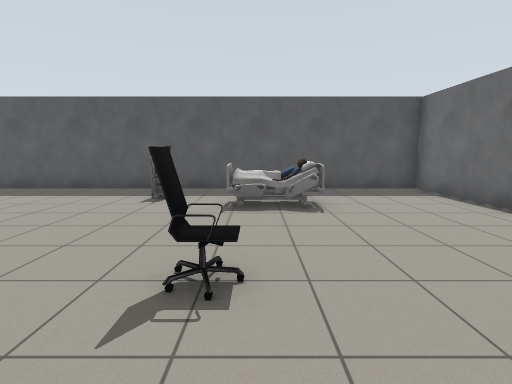
View 1 (above)

12 first-person views from a walk through a robot-simulator world made for Gazebo. The camera is 1.2 m above the floor, tilts 8° down and sees 85° across. Floor lines are 1 m apart. The floor is counted in squares, 1 m on a side. Each view is taken from the middle of a square. On the plan, view 1 faces up. The plan holds only what a view shows up to about 12 squares ahead; the rest is blank.

View 2
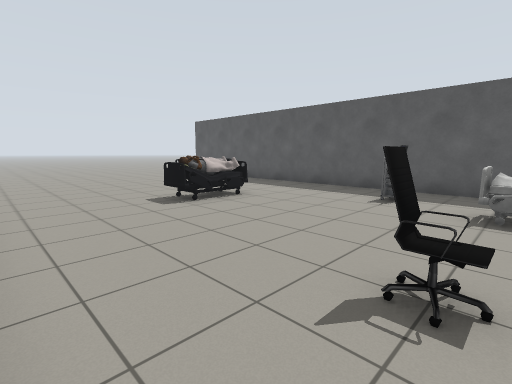

View 3
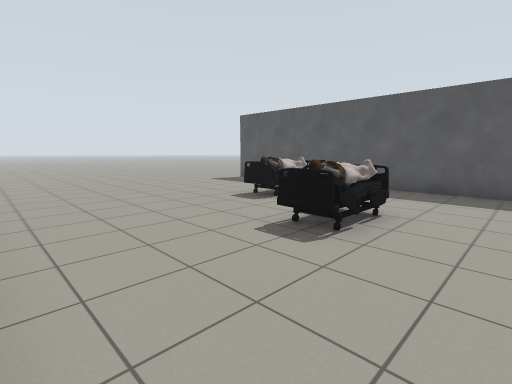

View 4
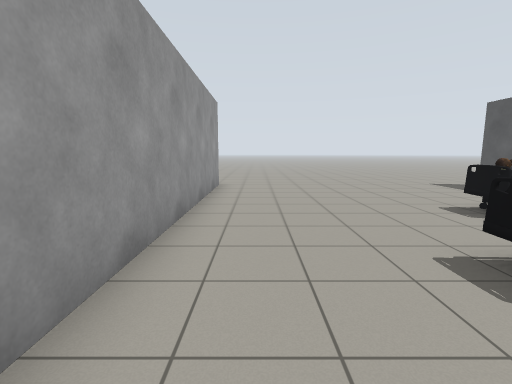

View 5
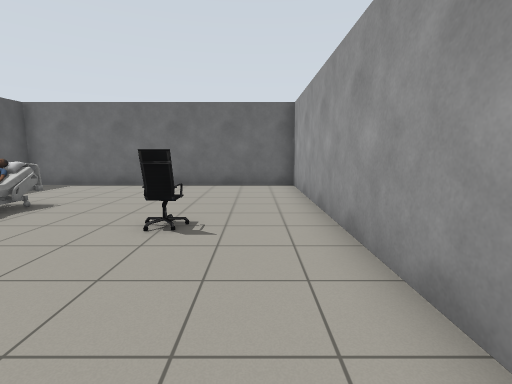

View 6
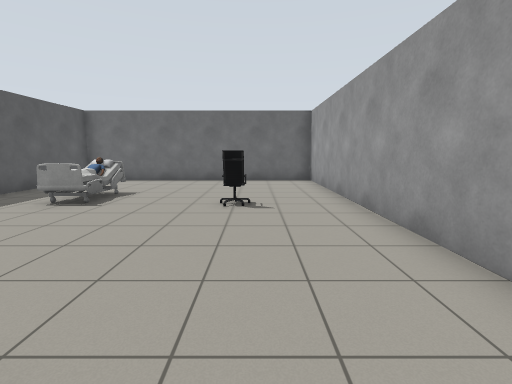

View 7
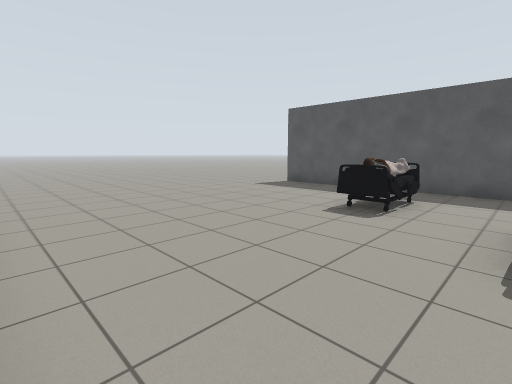

View 8
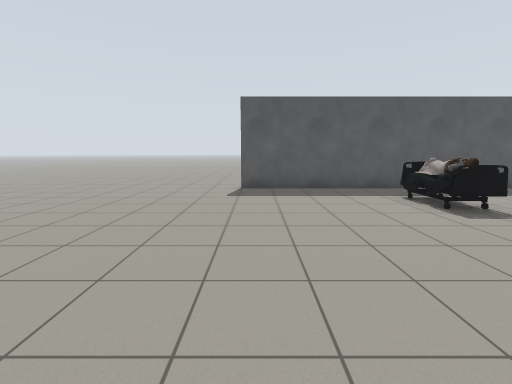

View 9
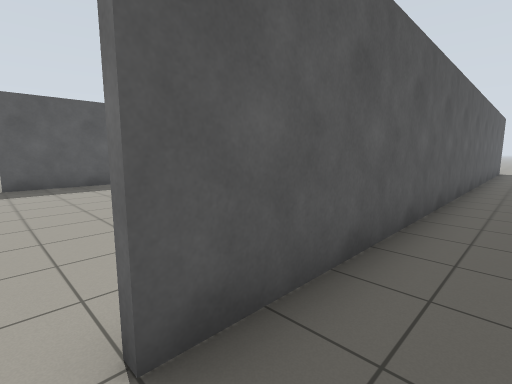

View 10
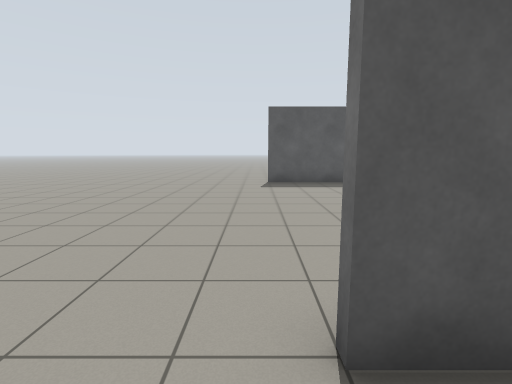

View 11
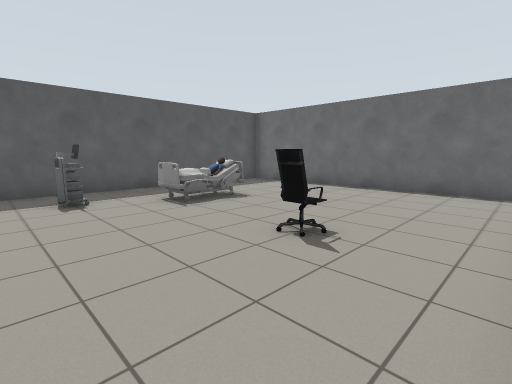

View 12
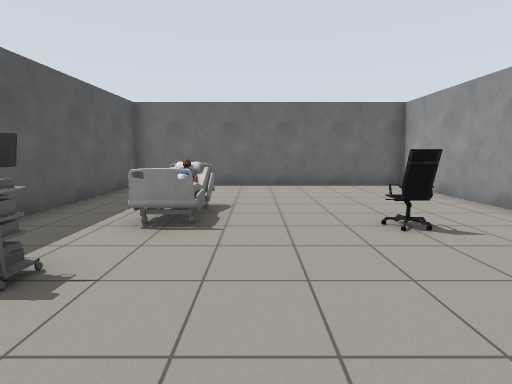

### Floor plan
Points are (right, up) in squares from view 1. A wall is a line through its corners. A room is listed if a view was taken in it or the views show most of it. See-through windows are left out.
Room 1 (views 1, 2, 3, 4, 5, 6, 7, 8, 11, 12)
walls: (-14.5, -0.4) (5.4, -0.4) (5.4, 9.4) (-14.5, 9.4)
ways out: opening at (-15.5, -1) to room 2; opening at (-15.5, 9) to room 2
objects: person (-10, 6) to (-9, 7); person (-7, 4) to (-6, 5); cart (-3, 7) to (-3, 8); office chair (-1, 2) to (0, 3); bed (0, 6) to (1, 7)
Room 2 (views 9, 10)
walls: (0.8, -0.6) (-14.5, -0.6)
ways out: opening at (-15.5, -1) to room 1; opening at (-15.5, 9) to room 1

Positions as (right, up) in squares from view 1, and headings:
1: (0, 0), facing up
2: (0, 0), facing up-left
3: (-4, 0), facing up-left
4: (-4, 1), facing left
5: (-5, 1), facing right
6: (-7, 2), facing right
7: (-7, 0), facing up-left
8: (-14, 0), facing up
9: (-15, -2), facing up-right
10: (-15, -2), facing up
11: (-4, 0), facing up-right
12: (-5, 5), facing right
